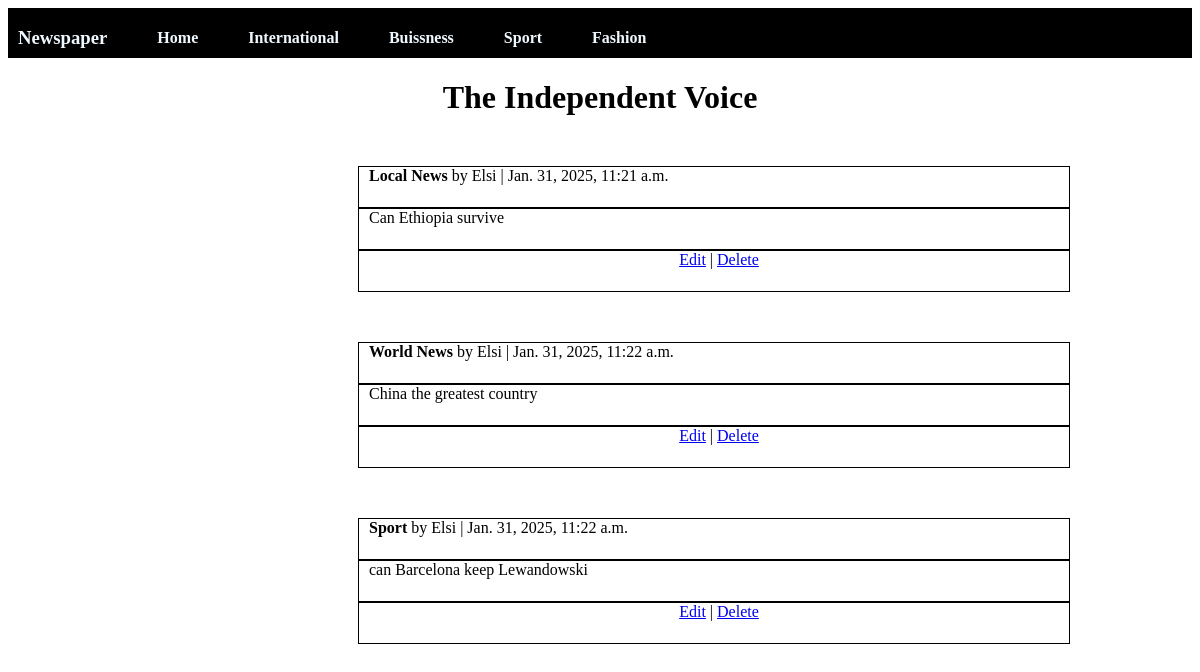
/, run on an earlier commit of the app's database.
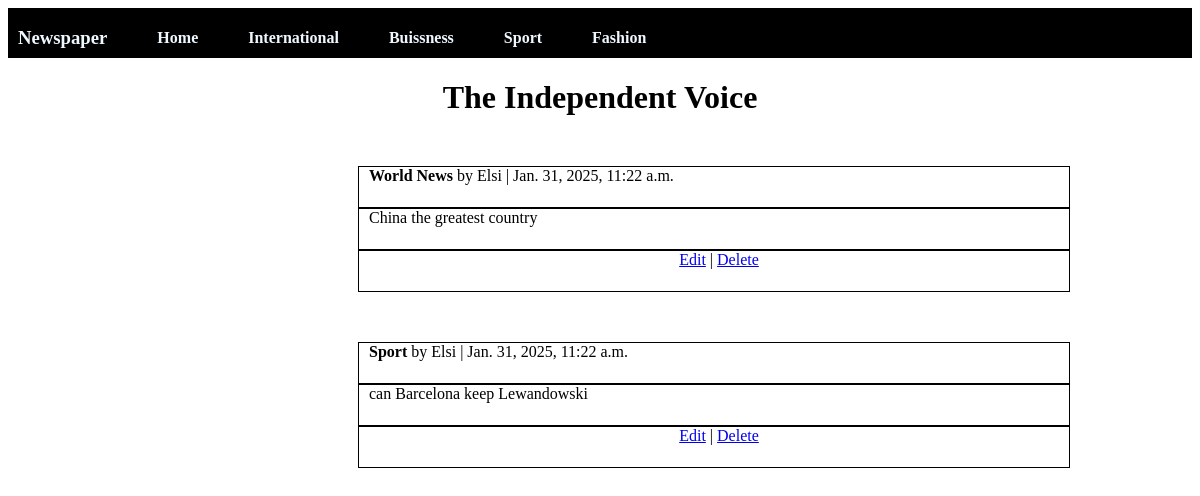
And on a later commit of the database.
### articles/models.py (models this page shows, shortened)
class Article(models.Model):
    title = models.CharField(max_length=150)
    body = models.TextField()
    date = models.DateTimeField(auto_now_add=True)
    author = models.ForeignKey(
        get_user_model(),
        on_delete= models.CASCADE
    )

### articles/views.py (the view)
# urls.py: path("", ArticleListView.as_view(), name="list")
class ArticleListView(ListView):
    model = Article
    template_name = "articles/list.html"

### articles/templates/articles/list.html (shortened to what this page needs)
{% extends 'articles/home.html' %}
{% load static %}
{% block body %}
{% for article in object_list %}
<div class="all">
    <div class="clas">
    <span class="elsi">{{article.title}}</span>
    <span>by {{article.author}} | {{article.date}}</span>
</div>
<div class="body">
    {{article.body}}
</div>
<div class="a">
    <a href="{% url 'edit' article.pk %}">Edit</a> |
    <a href="#">Delete</a>
</div>
</div>
{% endfor %}
{% endblock %}

What changed in the data, as far as the page shows it:
removed Article: title "Local News", author "Elsi", date "Jan. 31, 2025, 11:21 a.m.", body "Can Ethiopia survive"
